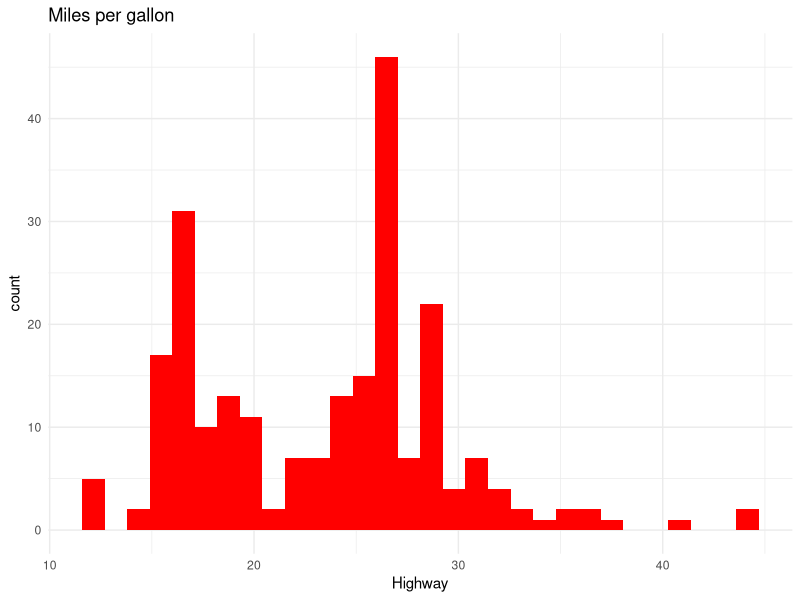
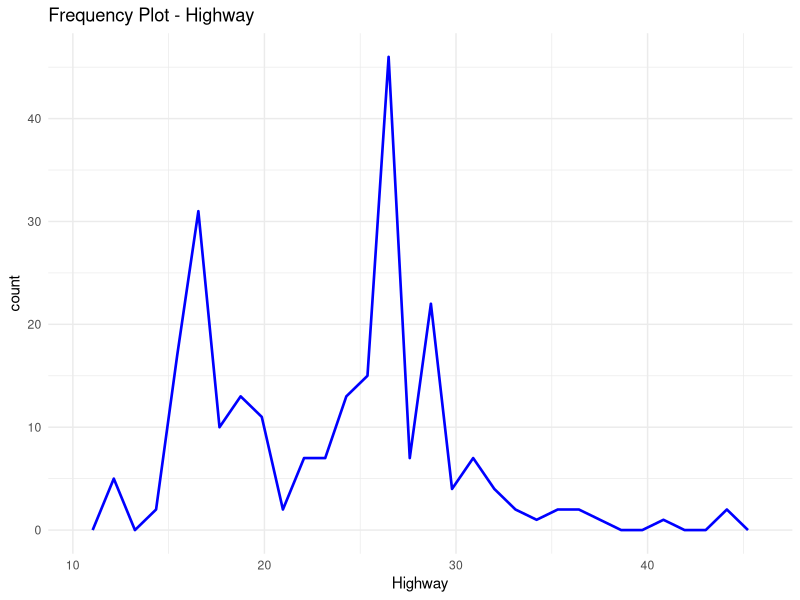
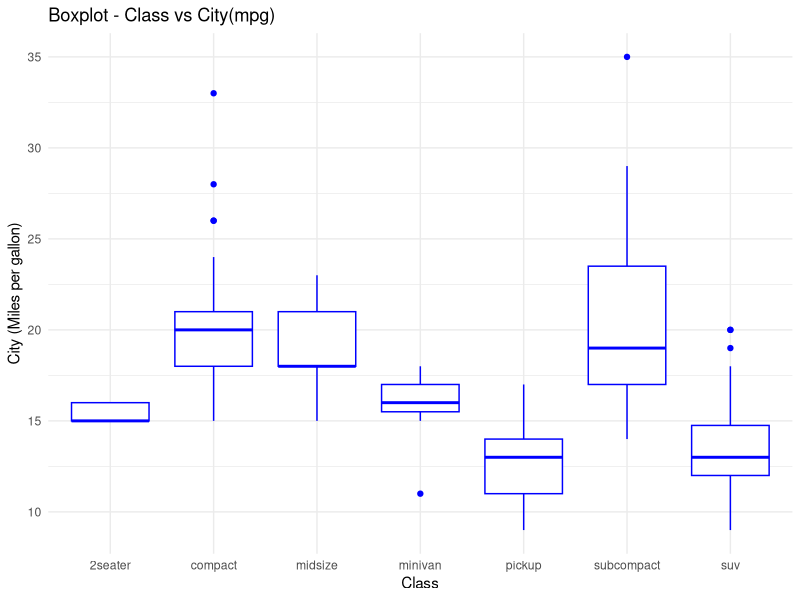
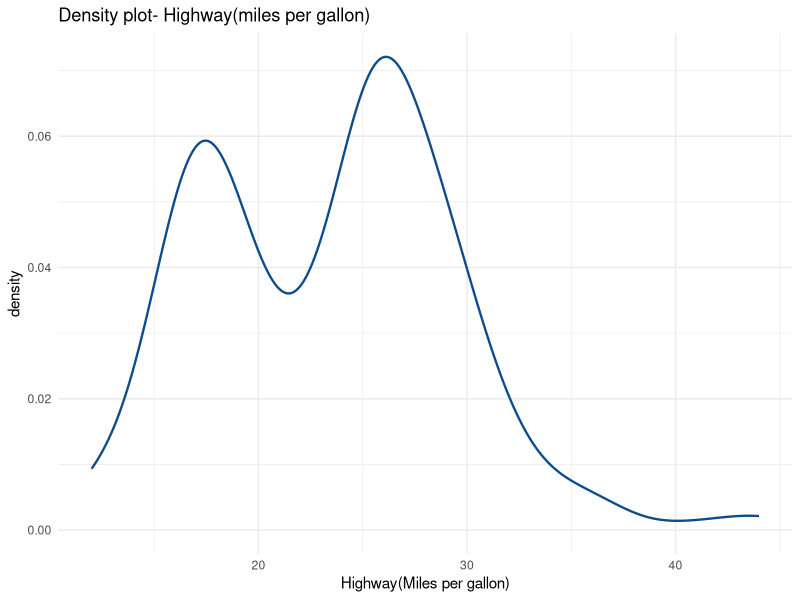
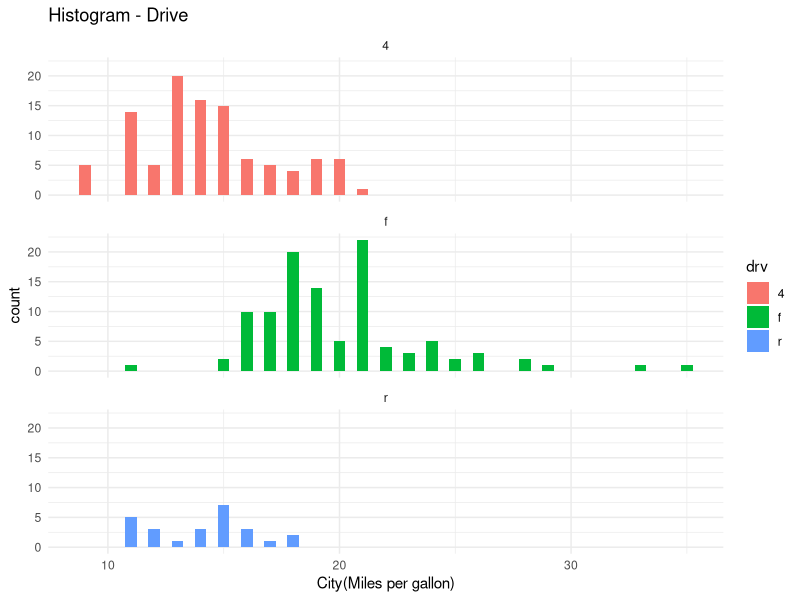
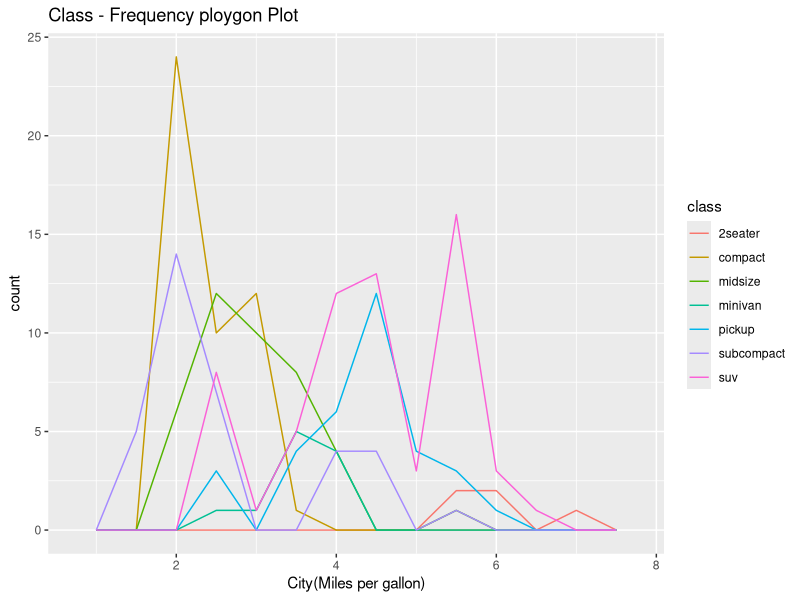
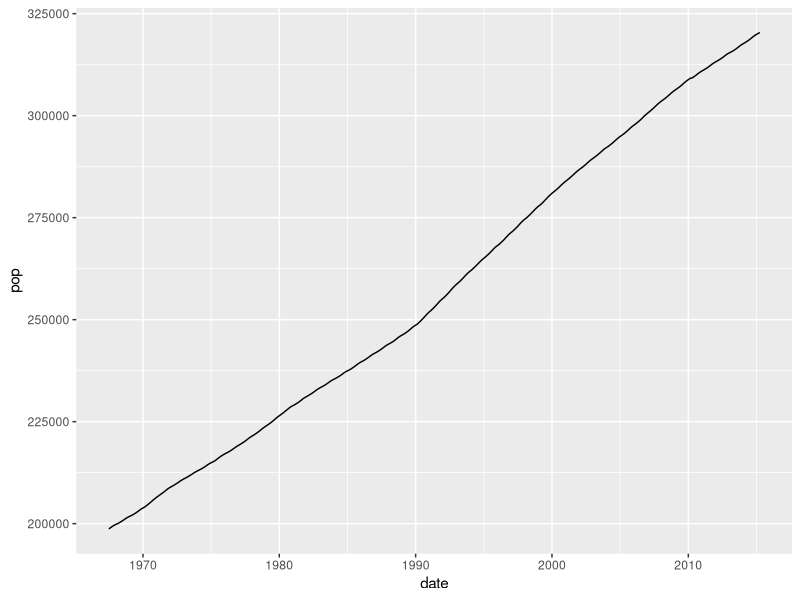
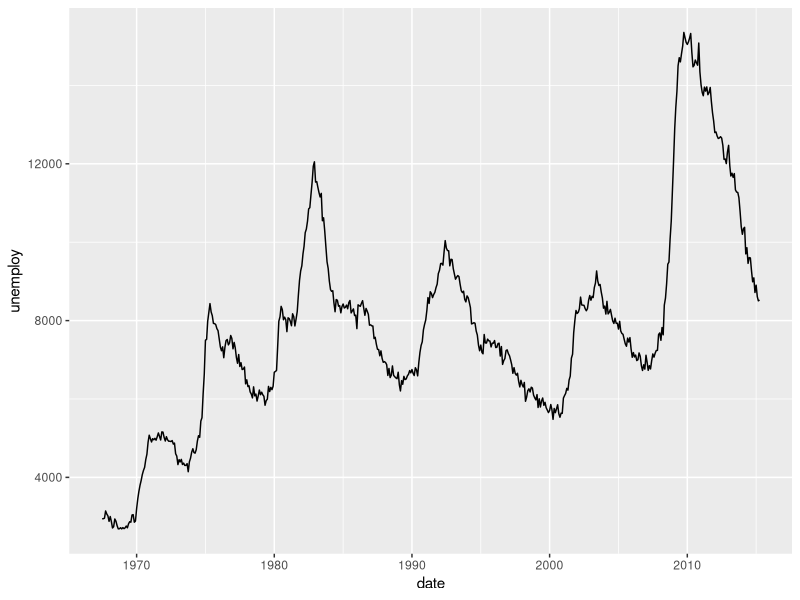

Recreate these plots in R, in order.
## ---- chunk 1
library(ggplot2)
## ---- chunk 2
ggplot(mpg, aes(hwy)) + geom_histogram(fill = "red")+ labs(x = "Highway", title = "Miles per gallon") +
 theme_minimal()
## ---- chunk 3
ggplot(mpg, aes(hwy)) + geom_freqpoly(size = 0.9,colour = "blue") + labs(x = "Highway", title = "Frequency Plot - Highway") + theme_minimal()
## ---- chunk 4
ggplot(mpg, aes(class,cty)) + geom_boxplot(size = 0.5,colour = "blue") + labs(x = "Class",y= "City (Miles per gallon)", title = "Boxplot - Class vs City(mpg)") + theme_minimal()
## ---- chunk 5
ggplot(mpg, aes(hwy)) + geom_density(size = 0.8,colour = "#0c4c8a") + labs(x = "Highway(Miles per gallon)", title = "Density plot- Highway(miles per gallon)") + theme_minimal()
## ---- chunk 6
ggplot(mpg, aes(cty, fill = drv)) +   geom_histogram(binwidth = 0.5) +  facet_wrap(~drv, ncol = 1) + labs(x = "City(Miles per gallon)", title = "Histogram - Drive") + theme_minimal()
## ---- chunk 7
ggplot(mpg, aes(displ, colour = class)) + geom_freqpoly(binwidth = 0.5) + labs(x = "City(Miles per gallon)", title = "Class - Frequency ploygon Plot")
## ---- chunk 8
ggplot(economics, aes(date, pop)) + geom_line()
## ---- chunk 9
ggplot(economics, aes(date, unemploy)) +  geom_line()
## ---- chunk 10
ggplot(economics, aes(unemploy / pop, uempmed)) + geom_line(colour = "#0c4c8a") + ggtitle("Time Series Plot of people unemployed duration") + theme_minimal()
## ---- chunk 11
year <- function(x) as.POSIXlt(x)$year + 1900
ggplot(economics, aes(unemploy / pop, uempmed)) + geom_path() + geom_point(aes(colour = year(date)))+ ggtitle("Time series plot model")
## ---- chunk 12
ggplot(diamonds,aes(carat))+geom_histogram(binwidth=0.5,fill = "blue")+theme_minimal()
ggplot(diamonds,aes(carat))+geom_histogram(binwidth=0.1,fill = "blue")+theme_minimal()

# Using different values of bins
ggplot(diamonds,aes(carat))+geom_histogram(bins=50,fill = "red")+theme_minimal()
ggplot(diamonds,aes(carat))+geom_histogram(bins=100,fill = "red")+theme_minimal()
ggplot(diamonds,aes(carat))+geom_histogram(bins=150,fill = "red")+theme_minimal()
ggplot(diamonds,aes(carat))+geom_histogram(bins=250,fill = "red")+theme_minimal()
## ---- chunk 13
ggplot(diamonds,aes(price,fill=cut))+ geom_density(alpha=0.3) + ggtitle("Density Distribution - Price Vs Cut")+theme_minimal()
